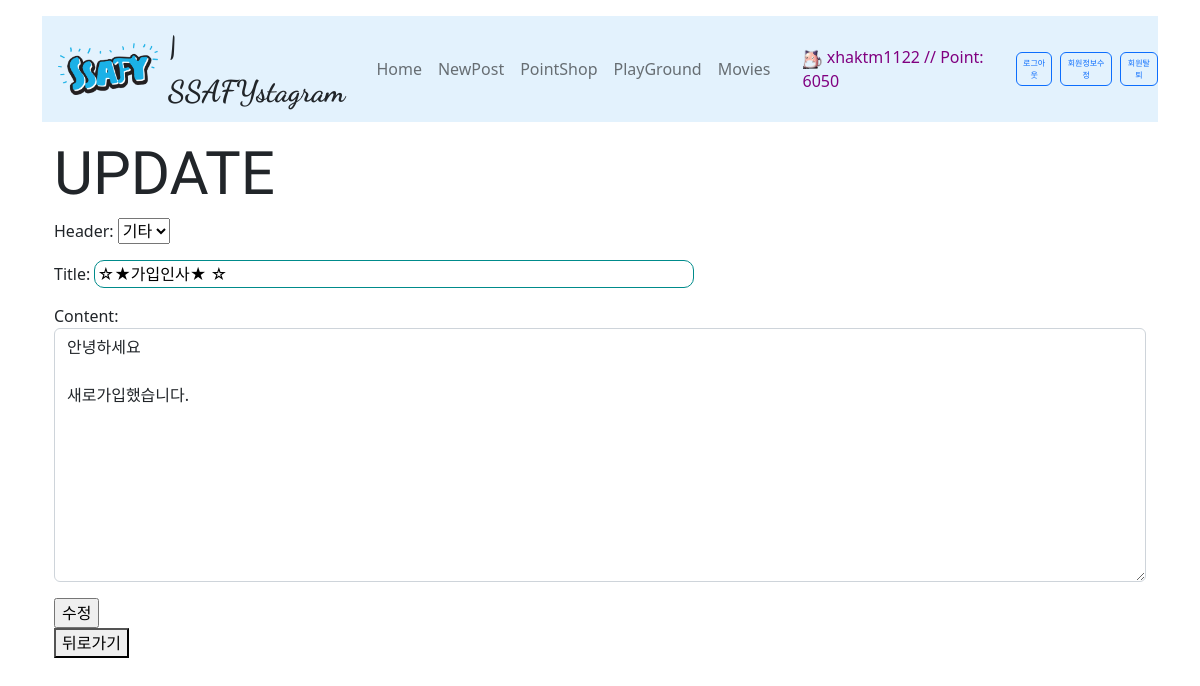
/articles/82/update/ (signed in), run on the app's committed database.
### articles/models.py (models this page shows, shortened)
class Profile(models.Model):
    username = models.CharField(max_length=50)
    icon_id = models.IntegerField(default=0)
    icon_url = models.TextField(default='icon/gunbbang.png')
    id_color = models.TextField(default='black')
    title_color = models.TextField(default='black')

class Article(models.Model):
    header_choices = (
	('기타', '기타'),
    ('잡담', '잡담'),
    ('유머', '유머'),
    ('게임', '게임'),
    ('일상', '일상'),
    )
    header = models.CharField(max_length=2, choices=header_choices, default='기타')
    username = models.CharField(default='익명',max_length=50)
    title = models.CharField(max_length=30)
    content = models.TextField()
    count = models.IntegerField(default=0)
    up_count = models.IntegerField(default=0)
    comment_count = models.IntegerField(default=0)
    created_at = models.DateTimeField(auto_now_add=True)
    updated_at = models.DateTimeField(auto_now=True)

### accounts/models.py (models this page shows)
class User(AbstractUser):
    point = models.IntegerField(default=500)
    pass

### articles/views.py (the view)
# urls.py: path('update/', views.update, name='update'),
@login_required
def update(request, article_pk):
    article = Article.objects.get(pk=article_pk)
    if request.method == 'POST':
        form = ArticleForm(request.POST, instance=article)
        if form.is_valid():
            form.save()
            return redirect('articles:detail', article.pk)
    else:
        form = ArticleForm(instance=article)
    context = {
        'article': article, # 이걸줘야 article.pk를 edit페이지에서 씀!!
        'form': form,
    }
    return render(request, 'articles/update.html', context)

### articles/forms.py
class ArticleForm(forms.ModelForm):
    title = forms.CharField(
        label='Title',
        widget=forms.TextInput(
            attrs={
                'class': 'titlebox',
                'placeholder': '  제목을 입력바람!'
            }
        )
    )
    content = forms.CharField(
        label='Content',
        widget=forms.Textarea(
            attrs={
                'class': 'form-control',
                'placeholder': '내용을 입력바람!'
            }
        )
    )
    class Meta:
        model = Article
        fields = ('header', 'title', 'content',)

### articles/context_processors.py (called while the page is built)
def profile_processor(request):
    first_profile = Profile()
    first_profile.icon_url = 'icon/anonymous.png'
    is_anonymoususer = str(request.user) == 'AnonymousUser'
    if is_anonymoususer == False:
        [first_profile] = Profile.objects.filter(username=request.user.username) # 일치하는 이름으로 필터로 거름 (get은 없으면 오류)
    return {
        'profile': first_profile,
    }

### articles/templates/articles/update.html (shortened to what this page needs)
{% extends 'base.html' %}
{% block content %}
  <h1>UPDATE</h1>
  <form action="{% url 'articles:update' article.pk %}" method="POST">
    {{ form.as_p }}
    <input type="submit" value="수정">
  </form>
  <a href="{% url 'articles:detail' article.pk %}">
    <button>뒤로가기</button>
  </a>
{% endblock content %}

### templates/base.html (shortened to what this page needs)
{% load static %}
<!DOCTYPE html>
<html lang="en">
  <head>
    <link href="https://cdn.jsdelivr.net/npm/bootstrap@5.2.0-beta1/dist/css/bootstrap.min.css" rel="stylesheet">
    <link rel="stylesheet" href="{% static 'css/style.css' %}">
    <link rel="stylesheet" href="{% static 'css/movie_style.css' %}">
    <link rel="stylesheet" href="{% static 'css/test.css' %}">
  </head>
  <body>
    <div class="container">
      <nav class="navbar navbar-expand-lg navbar-light my-3" style="background-color: #e3f2fd;">
        <a class="navbar-brand disabled">
          <i class="fab fa-instagram ">
            <a href="{% url 'articles:index' %}"><img src="{% static 'img/ssafy.png' %}" width='100px;' style='margin-right: 10px;'></a>
          </i>
          <span class="insta">| SSAFYstagram</span>
        </a>
        <div class="collapse navbar-collapse justify-content-between" id="navbarNav">
          <ul class="navbar-nav ms-3">
            <li class="nav-item active">
              <a class="nav-link" href="{% url 'articles:index' %}">Home</a>
            </li>
            <li class="nav-item">
              <a class="nav-link" href="{% url 'articles:create' %}">NewPost</a>
            </li>
            <li class="nav-item">
              <a class="nav-link" href="{% url 'articles:pointshop' %}">PointShop</a>
            </li>
            <li class="nav-item">
              <a class="nav-link" href="{% url 'articles:download' %}">PlayGround</a>
            </li>
            <li class="nav-item">
              <a class="nav-link" href="{% url 'movies:movies' %}">Movies</a>
            </li>
          </ul>
          <ul class="navbar-nav ms-3 align-items-center">
            <li class="nav-item">
              <a href="{% url 'articles:profile' %}" class="nav-link" style="color: purple;">
                <img style="width: 20px; height: 20px;" src="{% static profile.icon_url %}" alt="icon"/>
                {{ user }}
                {% if request.user.is_authenticated %}
                  // Point:
                  {{ user.point }}
                {% endif %}
              </a>
            </li>
            {% if request.user.is_authenticated %}
              <li class="nav-item">
                <form class="nav-link" action="{% url 'accounts:logout' %}" method="POST">
                  <button type="submit" class="btn btn-outline-primary padzero">로그아웃</button>
                </form>
              </li>
              <li class="nav-item me-2">
                <a class="nav-link" href="{% url 'accounts:update' %}" style="padding: 0px; ">
                  <button type="button" class="btn btn-outline-primary padzero">회원정보수정</button>
                </a>
              </li>
              <li class="nav-item">
                <a class="nav-link" style="padding: 0px; ">
                  <button type="button" data-bs-toggle="modal" data-bs-target="#exampleModal" class="btn btn-outline-primary padzero ">회원탈퇴</button>
                </a>
              </li>
            {% endif %}
          </ul>
        </div>
      </nav>
      <div class="container">
        {% block content %}{% endblock content %}
      </div>
    </body>
  </html>

### articles/static/css/style.css (style rules this page uses)
h1 { font-family: 'Cute Font'; font-size: 60px; white-space: nowrap; overflow: hidden; text-overflow: ellipsis; }
.insta { font-family: 'Dancing Script', cursive; font-size: 30px; font-weight: 900; }
.padzero { --bs-btn-padding-y: .25rem; --bs-btn-padding-x: .35rem; --bs-btn-font-size: .5rem; }
a { text-decoration: none; color: inherit; }
.titlebox { width: 600px; border-radius: 10px; border:solid 1px darkcyan; outline: none; }

### data on the page
Profile: icon_url (picture)
User: username "xhaktm1122", point "6050"
Article: header "기타", title "☆★가입인사★ ☆", content "안녕하세요 새로가입했습니다."
